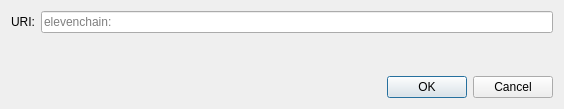
<?xml version="1.0" encoding="UTF-8"?>
<ui version="4.0">
 <class>OpenURIDialog</class>
 <widget class="QDialog" name="OpenURIDialog">
  <property name="geometry">
   <rect>
    <x>0</x>
    <y>0</y>
    <width>564</width>
    <height>109</height>
   </rect>
  </property>
  <property name="windowTitle">
   <string>Open URI</string>
  </property>
  <layout class="QVBoxLayout" name="verticalLayout">
   <item>
    <layout class="QHBoxLayout" name="horizontalLayout">
     <item>
      <widget class="QLabel" name="label">
       <property name="text">
        <string>URI:</string>
       </property>
      </widget>
     </item>
     <item>
      <widget class="QValidatedLineEdit" name="uriEdit">
       <property name="placeholderText">
        <string notr="true">elevenchain:</string>
       </property>
      </widget>
     </item>
    </layout>
   </item>
   <item>
    <spacer name="verticalSpacer">
     <property name="orientation">
      <enum>Qt::Vertical</enum>
     </property>
     <property name="sizeHint" stdset="0">
      <size>
       <width>20</width>
       <height>40</height>
      </size>
     </property>
    </spacer>
   </item>
   <item>
    <widget class="QDialogButtonBox" name="buttonBox">
     <property name="orientation">
      <enum>Qt::Horizontal</enum>
     </property>
     <property name="standardButtons">
      <set>QDialogButtonBox::Cancel|QDialogButtonBox::Ok</set>
     </property>
    </widget>
   </item>
  </layout>
 </widget>
 <customwidgets>
  <customwidget>
   <class>QValidatedLineEdit</class>
   <extends>QLineEdit</extends>
   <header>qt/qvalidatedlineedit.h</header>
  </customwidget>
 </customwidgets>
 <resources/>
 <connections>
  <connection>
   <sender>buttonBox</sender>
   <signal>accepted()</signal>
   <receiver>OpenURIDialog</receiver>
   <slot>accept()</slot>
   <hints>
    <hint type="sourcelabel">
     <x>248</x>
     <y>254</y>
    </hint>
    <hint type="destinationlabel">
     <x>157</x>
     <y>274</y>
    </hint>
   </hints>
  </connection>
  <connection>
   <sender>buttonBox</sender>
   <signal>rejected()</signal>
   <receiver>OpenURIDialog</receiver>
   <slot>reject()</slot>
   <hints>
    <hint type="sourcelabel">
     <x>316</x>
     <y>260</y>
    </hint>
    <hint type="destinationlabel">
     <x>286</x>
     <y>274</y>
    </hint>
   </hints>
  </connection>
 </connections>
</ui>
